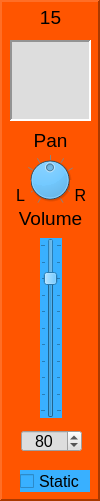
    <widget class="QFrame" name="frame_MidiMixer_Chan_15">
     <property name="geometry">
      <rect>
       <x>670</x>
       <y>10</y>
       <width>100</width>
       <height>501</height>
      </rect>
     </property>
     <property name="styleSheet">
      <string notr="true">background-color: rgb(255, 85, 0);</string>
     </property>
     <property name="frameShape">
      <enum>QFrame::Panel</enum>
     </property>
     <property name="frameShadow">
      <enum>QFrame::Raised</enum>
     </property>
     <property name="lineWidth">
      <number>2</number>
     </property>
     <property name="midLineWidth">
      <number>2</number>
     </property>
     <widget class="QSlider" name="verticalSlider_MidiMixerChanVol_15">
      <property name="geometry">
       <rect>
        <x>40</x>
        <y>238</y>
        <width>22</width>
        <height>180</height>
       </rect>
      </property>
      <property name="styleSheet">
       <string notr="true">background-color: rgb(57, 176, 255);</string>
      </property>
      <property name="maximum">
       <number>100</number>
      </property>
      <property name="value">
       <number>80</number>
      </property>
      <property name="orientation">
       <enum>Qt::Vertical</enum>
      </property>
      <property name="tickPosition">
       <enum>QSlider::TicksBothSides</enum>
      </property>
      <property name="tickInterval">
       <number>10</number>
      </property>
     </widget>
     <widget class="QDial" name="dial_MidiMixerChanPan_15">
      <property name="geometry">
       <rect>
        <x>25</x>
        <y>148</y>
        <width>50</width>
        <height>64</height>
       </rect>
      </property>
      <property name="styleSheet">
       <string notr="true">background-color: rgb(57, 176, 255);</string>
      </property>
      <property name="minimum">
       <number>-50</number>
      </property>
      <property name="maximum">
       <number>50</number>
      </property>
      <property name="notchTarget">
       <double>10.000000000000000</double>
      </property>
      <property name="notchesVisible">
       <bool>true</bool>
      </property>
     </widget>
     <widget class="QLabel" name="label_43">
      <property name="geometry">
       <rect>
        <x>27</x>
        <y>130</y>
        <width>47</width>
        <height>21</height>
       </rect>
      </property>
      <property name="font">
       <font>
        <pointsize>14</pointsize>
       </font>
      </property>
      <property name="text">
       <string>Pan</string>
      </property>
      <property name="alignment">
       <set>Qt::AlignCenter</set>
      </property>
     </widget>
     <widget class="QLabel" name="label_44">
      <property name="geometry">
       <rect>
        <x>10</x>
        <y>208</y>
        <width>81</width>
        <height>21</height>
       </rect>
      </property>
      <property name="font">
       <font>
        <pointsize>14</pointsize>
       </font>
      </property>
      <property name="text">
       <string>Volume</string>
      </property>
      <property name="alignment">
       <set>Qt::AlignCenter</set>
      </property>
     </widget>
     <widget class="QSpinBox" name="spinBox_MidiMixerChanVol_15">
      <property name="geometry">
       <rect>
        <x>21</x>
        <y>430</y>
        <width>61</width>
        <height>22</height>
       </rect>
      </property>
      <property name="font">
       <font>
        <pointsize>12</pointsize>
       </font>
      </property>
      <property name="styleSheet">
       <string notr="true">background-color: rgb(221, 221, 221);</string>
      </property>
      <property name="alignment">
       <set>Qt::AlignCenter</set>
      </property>
      <property name="maximum">
       <number>100</number>
      </property>
      <property name="value">
       <number>80</number>
      </property>
     </widget>
     <widget class="QLabel" name="label_45">
      <property name="geometry">
       <rect>
        <x>30</x>
        <y>5</y>
        <width>41</width>
        <height>25</height>
       </rect>
      </property>
      <property name="font">
       <font>
        <pointsize>14</pointsize>
       </font>
      </property>
      <property name="text">
       <string>15</string>
      </property>
      <property name="alignment">
       <set>Qt::AlignCenter</set>
      </property>
     </widget>
     <widget class="QTextEdit" name="textEdit_MidiMixerChanText_15">
      <property name="geometry">
       <rect>
        <x>10</x>
        <y>40</y>
        <width>81</width>
        <height>81</height>
       </rect>
      </property>
      <property name="styleSheet">
       <string notr="true">background-color: rgb(221, 221, 221);</string>
      </property>
      <property name="frameShape">
       <enum>QFrame::Panel</enum>
      </property>
      <property name="lineWidth">
       <number>2</number>
      </property>
      <property name="midLineWidth">
       <number>2</number>
      </property>
      <property name="readOnly">
       <bool>true</bool>
      </property>
     </widget>
     <widget class="QLabel" name="label_77">
      <property name="geometry">
       <rect>
        <x>70</x>
        <y>180</y>
        <width>21</width>
        <height>31</height>
       </rect>
      </property>
      <property name="font">
       <font>
        <pointsize>12</pointsize>
       </font>
      </property>
      <property name="text">
       <string>R</string>
      </property>
      <property name="alignment">
       <set>Qt::AlignCenter</set>
      </property>
     </widget>
     <widget class="QLabel" name="label_78">
      <property name="geometry">
       <rect>
        <x>10</x>
        <y>180</y>
        <width>21</width>
        <height>31</height>
       </rect>
      </property>
      <property name="font">
       <font>
        <pointsize>12</pointsize>
       </font>
      </property>
      <property name="text">
       <string>L</string>
      </property>
      <property name="alignment">
       <set>Qt::AlignCenter</set>
      </property>
     </widget>
     <widget class="QCheckBox" name="checkBox_MidiMixerChanStaticVol_15">
      <property name="geometry">
       <rect>
        <x>20</x>
        <y>470</y>
        <width>70</width>
        <height>22</height>
       </rect>
      </property>
      <property name="font">
       <font>
        <pointsize>12</pointsize>
       </font>
      </property>
      <property name="styleSheet">
       <string notr="true">background-color: rgb(57, 176, 255);</string>
      </property>
      <property name="text">
       <string>Static</string>
      </property>
     </widget>
    </widget>
